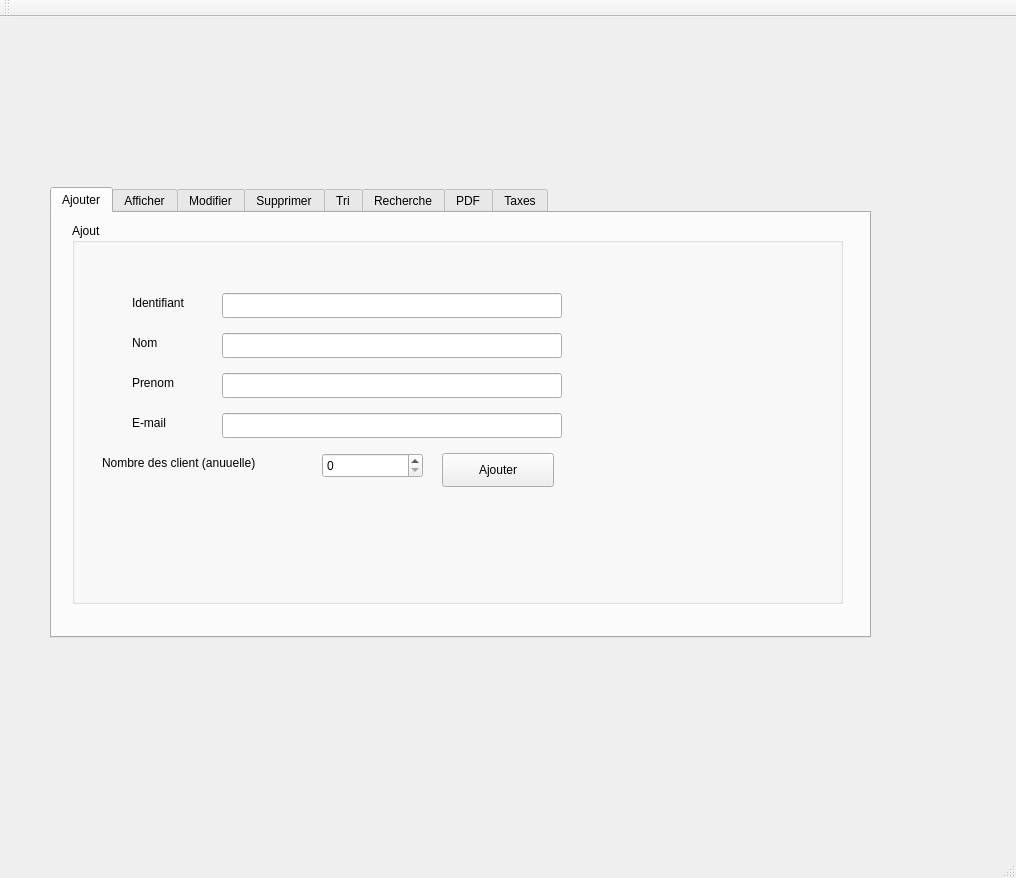
<?xml version="1.0" encoding="UTF-8"?>
<ui version="4.0">
 <class>MainWindow</class>
 <widget class="QMainWindow" name="MainWindow">
  <property name="geometry">
   <rect>
    <x>0</x>
    <y>0</y>
    <width>1016</width>
    <height>878</height>
   </rect>
  </property>
  <property name="windowTitle">
   <string>Gestion des Clients</string>
  </property>
  <widget class="QWidget" name="centralWidget">
   <widget class="QLabel" name="label">
    <property name="geometry">
     <rect>
      <x>120</x>
      <y>150</y>
      <width>69</width>
      <height>20</height>
     </rect>
    </property>
   </widget>
   <widget class="QLabel" name="label_2">
    <property name="geometry">
     <rect>
      <x>-10</x>
      <y>-40</y>
      <width>1001</width>
      <height>931</height>
     </rect>
    </property>
    <property name="text">
     <string/>
    </property>
    <property name="pixmap">
     <pixmap>../../Desktop/PROJET-C+.png</pixmap>
    </property>
   </widget>
   <widget class="QTabWidget" name="pdf">
    <property name="geometry">
     <rect>
      <x>50</x>
      <y>170</y>
      <width>821</width>
      <height>451</height>
     </rect>
    </property>
    <property name="currentIndex">
     <number>0</number>
    </property>
    <widget class="QWidget" name="tab">
     <attribute name="title">
      <string>Ajouter</string>
     </attribute>
     <widget class="QGroupBox" name="groupBox">
      <property name="geometry">
       <rect>
        <x>20</x>
        <y>10</y>
        <width>771</width>
        <height>381</height>
       </rect>
      </property>
      <property name="title">
       <string>Ajout</string>
      </property>
      <widget class="QLabel" name="label_3">
       <property name="geometry">
        <rect>
         <x>60</x>
         <y>70</y>
         <width>81</width>
         <height>20</height>
        </rect>
       </property>
       <property name="text">
        <string>Identifiant</string>
       </property>
      </widget>
      <widget class="QLabel" name="label_4">
       <property name="geometry">
        <rect>
         <x>60</x>
         <y>110</y>
         <width>69</width>
         <height>20</height>
        </rect>
       </property>
       <property name="text">
        <string>Nom</string>
       </property>
      </widget>
      <widget class="QLabel" name="label_5">
       <property name="geometry">
        <rect>
         <x>60</x>
         <y>150</y>
         <width>69</width>
         <height>20</height>
        </rect>
       </property>
       <property name="text">
        <string>Prenom</string>
       </property>
      </widget>
      <widget class="QLabel" name="label_6">
       <property name="geometry">
        <rect>
         <x>60</x>
         <y>190</y>
         <width>69</width>
         <height>20</height>
        </rect>
       </property>
       <property name="text">
        <string>E-mail</string>
       </property>
      </widget>
      <widget class="QLabel" name="label_7">
       <property name="geometry">
        <rect>
         <x>30</x>
         <y>230</y>
         <width>221</width>
         <height>20</height>
        </rect>
       </property>
       <property name="text">
        <string>Nombre des client (anuuelle)</string>
       </property>
      </widget>
      <widget class="QLineEdit" name="le_id">
       <property name="geometry">
        <rect>
         <x>150</x>
         <y>70</y>
         <width>340</width>
         <height>25</height>
        </rect>
       </property>
      </widget>
      <widget class="QLineEdit" name="le_nom">
       <property name="geometry">
        <rect>
         <x>150</x>
         <y>110</y>
         <width>340</width>
         <height>25</height>
        </rect>
       </property>
      </widget>
      <widget class="QLineEdit" name="le_prenom">
       <property name="geometry">
        <rect>
         <x>150</x>
         <y>150</y>
         <width>340</width>
         <height>25</height>
        </rect>
       </property>
      </widget>
      <widget class="QLineEdit" name="le_mail">
       <property name="geometry">
        <rect>
         <x>150</x>
         <y>190</y>
         <width>340</width>
         <height>25</height>
        </rect>
       </property>
      </widget>
      <widget class="QSpinBox" name="sb_nc">
       <property name="geometry">
        <rect>
         <x>250</x>
         <y>230</y>
         <width>101</width>
         <height>25</height>
        </rect>
       </property>
      </widget>
      <widget class="QPushButton" name="pb_ajouter">
       <property name="geometry">
        <rect>
         <x>370</x>
         <y>230</y>
         <width>112</width>
         <height>34</height>
        </rect>
       </property>
       <property name="text">
        <string>Ajouter</string>
       </property>
      </widget>
     </widget>
    </widget>
    <widget class="QWidget" name="tab_2">
     <attribute name="title">
      <string>Afficher</string>
     </attribute>
     <widget class="QTableView" name="tab_avocat">
      <property name="geometry">
       <rect>
        <x>40</x>
        <y>50</y>
        <width>751</width>
        <height>361</height>
       </rect>
      </property>
     </widget>
     <widget class="QPushButton" name="pushButton">
      <property name="geometry">
       <rect>
        <x>680</x>
        <y>10</y>
        <width>112</width>
        <height>34</height>
       </rect>
      </property>
      <property name="text">
       <string>Afficher</string>
      </property>
     </widget>
    </widget>
    <widget class="QWidget" name="tab_3">
     <attribute name="title">
      <string>Modifier</string>
     </attribute>
     <widget class="QLabel" name="label_9">
      <property name="geometry">
       <rect>
        <x>110</x>
        <y>110</y>
        <width>91</width>
        <height>20</height>
       </rect>
      </property>
      <property name="text">
       <string>Identifiant</string>
      </property>
     </widget>
     <widget class="QLabel" name="label_10">
      <property name="geometry">
       <rect>
        <x>110</x>
        <y>150</y>
        <width>69</width>
        <height>20</height>
       </rect>
      </property>
      <property name="text">
       <string>Nom</string>
      </property>
     </widget>
     <widget class="QLabel" name="label_11">
      <property name="geometry">
       <rect>
        <x>110</x>
        <y>190</y>
        <width>69</width>
        <height>20</height>
       </rect>
      </property>
      <property name="text">
       <string>Prenom</string>
      </property>
     </widget>
     <widget class="QLabel" name="label_12">
      <property name="geometry">
       <rect>
        <x>110</x>
        <y>230</y>
        <width>69</width>
        <height>20</height>
       </rect>
      </property>
      <property name="text">
       <string>Email</string>
      </property>
     </widget>
     <widget class="QLabel" name="label_13">
      <property name="geometry">
       <rect>
        <x>110</x>
        <y>270</y>
        <width>181</width>
        <height>20</height>
       </rect>
      </property>
      <property name="text">
       <string>Nombre de clients (mois)</string>
      </property>
     </widget>
     <widget class="QLineEdit" name="le_mid">
      <property name="geometry">
       <rect>
        <x>200</x>
        <y>110</y>
        <width>361</width>
        <height>25</height>
       </rect>
      </property>
     </widget>
     <widget class="QLineEdit" name="le_mn">
      <property name="geometry">
       <rect>
        <x>200</x>
        <y>150</y>
        <width>361</width>
        <height>25</height>
       </rect>
      </property>
     </widget>
     <widget class="QLineEdit" name="le_mp">
      <property name="geometry">
       <rect>
        <x>200</x>
        <y>190</y>
        <width>361</width>
        <height>25</height>
       </rect>
      </property>
     </widget>
     <widget class="QLineEdit" name="le_me">
      <property name="geometry">
       <rect>
        <x>200</x>
        <y>230</y>
        <width>361</width>
        <height>25</height>
       </rect>
      </property>
     </widget>
     <widget class="QLineEdit" name="le_mn_2">
      <property name="geometry">
       <rect>
        <x>300</x>
        <y>270</y>
        <width>113</width>
        <height>25</height>
       </rect>
      </property>
     </widget>
     <widget class="QPushButton" name="pb_modifier">
      <property name="geometry">
       <rect>
        <x>440</x>
        <y>270</y>
        <width>112</width>
        <height>34</height>
       </rect>
      </property>
      <property name="text">
       <string>Modifier</string>
      </property>
     </widget>
    </widget>
    <widget class="QWidget" name="tab_4">
     <attribute name="title">
      <string>Supprimer</string>
     </attribute>
     <widget class="QLabel" name="label_8">
      <property name="geometry">
       <rect>
        <x>90</x>
        <y>140</y>
        <width>101</width>
        <height>20</height>
       </rect>
      </property>
      <property name="text">
       <string>Identifiant </string>
      </property>
     </widget>
     <widget class="QLineEdit" name="le_id_supp">
      <property name="geometry">
       <rect>
        <x>170</x>
        <y>140</y>
        <width>381</width>
        <height>25</height>
       </rect>
      </property>
     </widget>
     <widget class="QPushButton" name="pb_supp">
      <property name="geometry">
       <rect>
        <x>570</x>
        <y>140</y>
        <width>112</width>
        <height>34</height>
       </rect>
      </property>
      <property name="text">
       <string>Supprimer</string>
      </property>
     </widget>
    </widget>
    <widget class="QWidget" name="tab_5">
     <attribute name="title">
      <string>Tri</string>
     </attribute>
     <widget class="QComboBox" name="comboBox">
      <property name="geometry">
       <rect>
        <x>30</x>
        <y>90</y>
        <width>151</width>
        <height>31</height>
       </rect>
      </property>
      <property name="sizeAdjustPolicy">
       <enum>QComboBox::AdjustToContentsOnFirstShow</enum>
      </property>
      <item>
       <property name="text">
        <string>Identifiant</string>
       </property>
      </item>
      <item>
       <property name="text">
        <string>Nom</string>
       </property>
      </item>
      <item>
       <property name="text">
        <string>Prenom</string>
       </property>
      </item>
     </widget>
     <widget class="QPushButton" name="pb_tri">
      <property name="geometry">
       <rect>
        <x>670</x>
        <y>90</y>
        <width>112</width>
        <height>34</height>
       </rect>
      </property>
      <property name="text">
       <string>Trier</string>
      </property>
     </widget>
     <widget class="QTableView" name="tableView">
      <property name="geometry">
       <rect>
        <x>30</x>
        <y>120</y>
        <width>751</width>
        <height>291</height>
       </rect>
      </property>
     </widget>
    </widget>
    <widget class="QWidget" name="tab_6">
     <attribute name="title">
      <string>Recherche</string>
     </attribute>
     <widget class="QComboBox" name="comboBox_2">
      <property name="geometry">
       <rect>
        <x>40</x>
        <y>120</y>
        <width>131</width>
        <height>26</height>
       </rect>
      </property>
      <item>
       <property name="text">
        <string>Identifiant</string>
       </property>
      </item>
      <item>
       <property name="text">
        <string>Nom</string>
       </property>
      </item>
      <item>
       <property name="text">
        <string>Prenom</string>
       </property>
      </item>
     </widget>
     <widget class="QLineEdit" name="le_rech">
      <property name="geometry">
       <rect>
        <x>190</x>
        <y>120</y>
        <width>441</width>
        <height>25</height>
       </rect>
      </property>
     </widget>
     <widget class="QTableView" name="tb_rech">
      <property name="geometry">
       <rect>
        <x>40</x>
        <y>150</y>
        <width>731</width>
        <height>192</height>
       </rect>
      </property>
     </widget>
     <widget class="QPushButton" name="pb_rech">
      <property name="geometry">
       <rect>
        <x>650</x>
        <y>110</y>
        <width>121</width>
        <height>34</height>
       </rect>
      </property>
      <property name="text">
       <string>Chercher</string>
      </property>
     </widget>
    </widget>
    <widget class="QWidget" name="tab_7">
     <attribute name="title">
      <string>PDF</string>
     </attribute>
     <widget class="QPushButton" name="PDF">
      <property name="geometry">
       <rect>
        <x>320</x>
        <y>180</y>
        <width>112</width>
        <height>34</height>
       </rect>
      </property>
      <property name="text">
       <string>PDF</string>
      </property>
     </widget>
    </widget>
    <widget class="QWidget" name="tab_8">
     <attribute name="title">
      <string>Taxes</string>
     </attribute>
     <widget class="QLabel" name="label_14">
      <property name="geometry">
       <rect>
        <x>78</x>
        <y>160</y>
        <width>91</width>
        <height>20</height>
       </rect>
      </property>
      <property name="text">
       <string>Identifiant</string>
      </property>
     </widget>
     <widget class="QLineEdit" name="le_tax">
      <property name="geometry">
       <rect>
        <x>160</x>
        <y>160</y>
        <width>381</width>
        <height>25</height>
       </rect>
      </property>
     </widget>
     <widget class="QPushButton" name="pb_cal">
      <property name="geometry">
       <rect>
        <x>550</x>
        <y>150</y>
        <width>112</width>
        <height>34</height>
       </rect>
      </property>
      <property name="text">
       <string>Calculer</string>
      </property>
     </widget>
     <widget class="QTableView" name="tableView_2">
      <property name="geometry">
       <rect>
        <x>30</x>
        <y>200</y>
        <width>681</width>
        <height>151</height>
       </rect>
      </property>
     </widget>
    </widget>
   </widget>
  </widget>
  <widget class="QMenuBar" name="menuBar">
   <property name="geometry">
    <rect>
     <x>0</x>
     <y>0</y>
     <width>1016</width>
     <height>30</height>
    </rect>
   </property>
  </widget>
  <widget class="QToolBar" name="mainToolBar">
   <attribute name="toolBarArea">
    <enum>TopToolBarArea</enum>
   </attribute>
   <attribute name="toolBarBreak">
    <bool>false</bool>
   </attribute>
  </widget>
  <widget class="QStatusBar" name="statusBar"/>
 </widget>
 <layoutdefault spacing="6" margin="11"/>
 <resources/>
 <connections/>
</ui>
